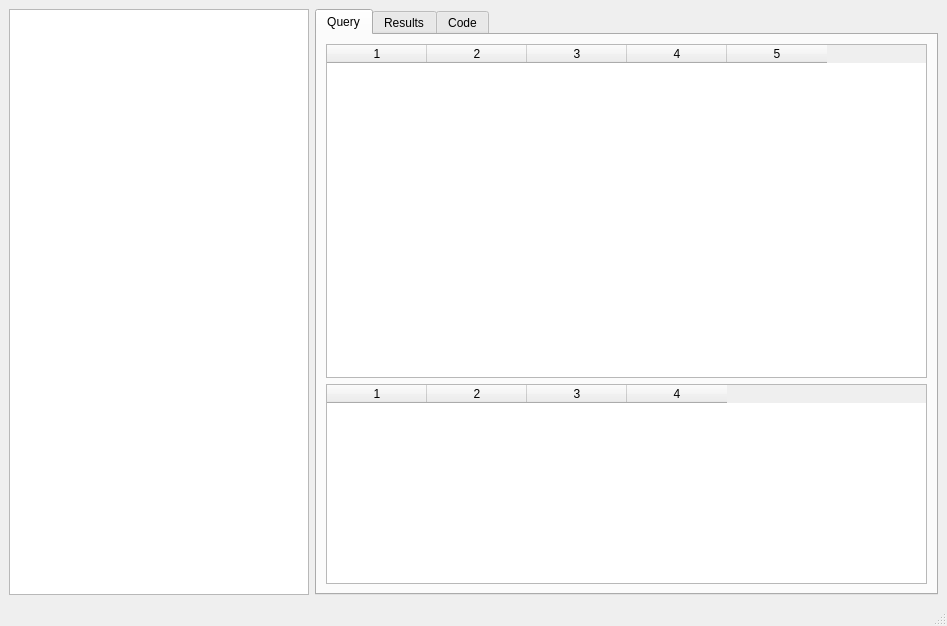
<?xml version="1.0" encoding="UTF-8"?>
<ui version="4.0">
 <class>MainWindow</class>
 <widget class="QMainWindow" name="MainWindow">
  <property name="geometry">
   <rect>
    <x>0</x>
    <y>0</y>
    <width>947</width>
    <height>626</height>
   </rect>
  </property>
  <property name="windowTitle">
   <string>oQuery</string>
  </property>
  <widget class="QWidget" name="centralwidget">
   <layout class="QHBoxLayout" name="horizontalLayout">
    <item>
     <widget class="CustomTreeWidget" name="treeWidget">
      <property name="maximumSize">
       <size>
        <width>300</width>
        <height>16777215</height>
       </size>
      </property>
      <attribute name="headerVisible">
       <bool>false</bool>
      </attribute>
      <column>
       <property name="text">
        <string notr="true">1</string>
       </property>
      </column>
     </widget>
    </item>
    <item>
     <widget class="QTabWidget" name="tabWidget">
      <property name="currentIndex">
       <number>0</number>
      </property>
      <widget class="QWidget" name="tab">
       <attribute name="title">
        <string>Query</string>
       </attribute>
       <layout class="QVBoxLayout" name="verticalLayout">
        <item>
         <widget class="ColumnWidget" name="columnWidget">
          <property name="columnCount">
           <number>5</number>
          </property>
          <column/>
          <column/>
          <column/>
          <column/>
          <column/>
         </widget>
        </item>
        <item>
         <widget class="ConditionWidget" name="conditionWidget">
          <property name="maximumSize">
           <size>
            <width>16777215</width>
            <height>200</height>
           </size>
          </property>
          <property name="columnCount">
           <number>4</number>
          </property>
          <column/>
          <column/>
          <column/>
          <column/>
         </widget>
        </item>
       </layout>
      </widget>
      <widget class="QWidget" name="tab_2">
       <attribute name="title">
        <string>Results</string>
       </attribute>
       <layout class="QVBoxLayout" name="verticalLayout_2">
        <item>
         <widget class="CustomTextedit" name="textEdit"/>
        </item>
        <item>
         <widget class="JsonViewer" name="widget" native="true">
          <property name="minimumSize">
           <size>
            <width>0</width>
            <height>300</height>
           </size>
          </property>
         </widget>
        </item>
       </layout>
      </widget>
      <widget class="QWidget" name="tab_3">
       <property name="sizePolicy">
        <sizepolicy hsizetype="Expanding" vsizetype="Expanding">
         <horstretch>0</horstretch>
         <verstretch>0</verstretch>
        </sizepolicy>
       </property>
       <property name="maximumSize">
        <size>
         <width>16777215</width>
         <height>16777215</height>
        </size>
       </property>
       <attribute name="title">
        <string>Code</string>
       </attribute>
       <layout class="QVBoxLayout" name="verticalLayout_4">
        <item>
         <layout class="QVBoxLayout" name="verticalLayout_3">
          <item>
           <widget class="QComboBox" name="lang"/>
          </item>
          <item>
           <widget class="QPlainTextEdit" name="codeText"/>
          </item>
         </layout>
        </item>
       </layout>
      </widget>
     </widget>
    </item>
   </layout>
  </widget>
  <widget class="QMenuBar" name="menubar">
   <property name="geometry">
    <rect>
     <x>0</x>
     <y>0</y>
     <width>947</width>
     <height>21</height>
    </rect>
   </property>
  </widget>
  <widget class="QStatusBar" name="statusbar"/>
 </widget>
 <customwidgets>
  <customwidget>
   <class>CustomTreeWidget</class>
   <extends>QTreeWidget</extends>
   <header>widgets</header>
  </customwidget>
  <customwidget>
   <class>ColumnWidget</class>
   <extends>QTableWidget</extends>
   <header>widgets</header>
  </customwidget>
  <customwidget>
   <class>ConditionWidget</class>
   <extends>QTableWidget</extends>
   <header>widgets</header>
  </customwidget>
  <customwidget>
   <class>JsonViewer</class>
   <extends>QWidget</extends>
   <header>widgets</header>
   <container>1</container>
  </customwidget>
  <customwidget>
   <class>CustomTextedit</class>
   <extends>QTextEdit</extends>
   <header>widgets</header>
  </customwidget>
 </customwidgets>
 <resources/>
 <connections/>
</ui>
